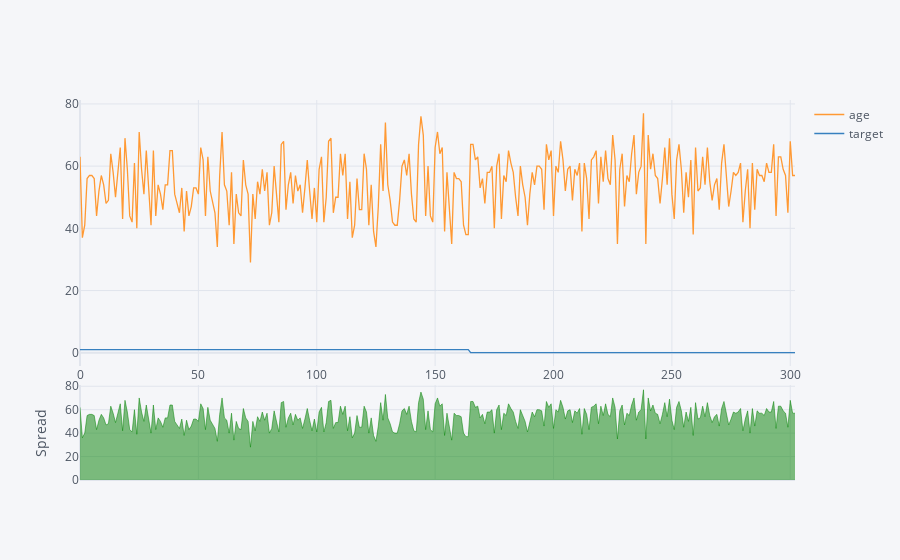

The notebook cell this image was saved under:
### Code cell
df [['age','target']].iplot(kind='spread')

### Figure 1 — Plotly figure (JSON) as saved in the notebook; plotly's stock layout.template omitted (floating-point values rounded to 4 significant figures; data arrays with more than 128 entries replaced by an {"elided": "..."} marker saying what was removed)
{"data": [{"line": {"color": "rgba(255, 153, 51, 1.0)", "dash": "solid", "shape": "linear", "width": 1.3}, "mode": "lines", "name": "age", "text": "", "type": "scatter", "x": {"elided": "303 int values"}, "y": {"elided": "303 int values"}}, {"line": {"color": "rgba(55, 128, 191, 1.0)", "dash": "solid", "shape": "linear", "width": 1.3}, "mode": "lines", "name": "target", "text": "", "type": "scatter", "x": {"elided": "303 int values"}, "y": {"elided": "303 int values"}}, {"connectgaps": false, "fill": "tozeroy", "line": {"color": "green", "dash": "solid", "shape": "linear", "width": 0.5}, "mode": "lines", "name": "Spread", "showlegend": false, "type": "scatter", "x": {"elided": "303 int values"}, "xaxis": "x2", "y": {"elided": "303 int values"}, "yaxis": "y2"}, {"connectgaps": false, "fill": "tozeroy", "line": {"color": "red", "dash": "solid", "shape": "linear", "width": 0.5}, "mode": "lines", "name": "Spread", "showlegend": false, "type": "scatter", "x": {"elided": "303 int values"}, "xaxis": "x2", "y": {"elided": "303 str values"}, "yaxis": "y2"}], "layout": {"hovermode": "x", "legend": {"bgcolor": "#F5F6F9", "font": {"color": "#4D5663"}}, "paper_bgcolor": "#F5F6F9", "plot_bgcolor": "#F5F6F9", "title": {"font": {"color": "#4D5663"}}, "xaxis": {"gridcolor": "#E1E5ED", "showgrid": true, "tickfont": {"color": "#4D5663"}, "title": {"font": {"color": "#4D5663"}, "text": ""}, "zerolinecolor": "#E1E5ED"}, "xaxis2": {"anchor": "y2", "gridcolor": "#E1E5ED", "showgrid": true, "showticklabels": false, "tickfont": {"color": "#4D5663"}, "title": {"font": {"color": "#4D5663"}, "text": ""}, "zerolinecolor": "#E1E5ED"}, "yaxis": {"domain": [0.3, 1], "gridcolor": "#E1E5ED", "showgrid": true, "tickfont": {"color": "#4D5663"}, "title": {"font": {"color": "#4D5663"}, "text": ""}, "zerolinecolor": "#E1E5ED"}, "yaxis2": {"domain": [0, 0.25], "gridcolor": "#E1E5ED", "showgrid": true, "tickfont": {"color": "#4D5663"}, "title": {"font": {"color": "#4D5663"}, "text": "Spread"}, "zerolinecolor": "#E1E5ED"}}}
